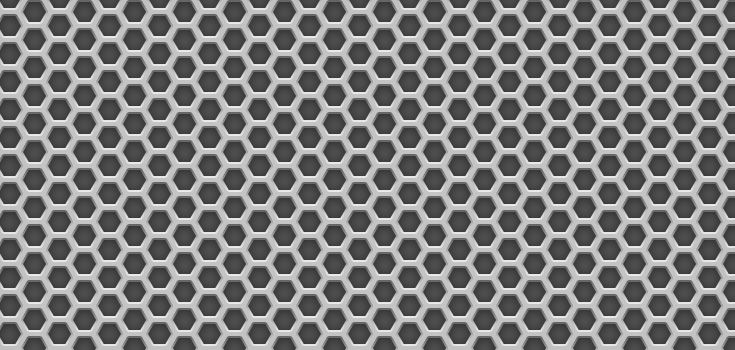
#> input picture TP2/metalgrid.jpg, 735 x 350 px
$ jupyter execute 'TP2 Deteccion de bordes.ipynb'
#> lines starting #> are read from the running program, lines starting #| are printed output that depends on the picture; after the words box and inside, x2 and y2 are one past the last pixel; in counts of white or black regions, pixels touching at a corner belong together
[cell 1]
import numpy as np
import skimage
import matplotlib.pyplot as plt
import cv2 as cv
from skimage.color import rgb2hsv, rgb2gray, rgb2yuv
from skimage.io import imread, imshow
import seaborn as sns

from matplotlib.pyplot import figure

[cell 2]
figure(figsize=(16, 12), dpi=80)
img = cv.imread('metalgrid.jpg', cv.IMREAD_GRAYSCALE)
#> img is the input picture: shape (350, 735); min 38, max 250, mean 125.4
plt.imshow(img,cmap='gray')
plt.show()

[cell 3]
img.shape
#> Out = (350, 735)

[cell 4]
# Elimino el ruido aplicando filtro gausiano:
figure(figsize=(16, 12), dpi=80)
blur = cv.GaussianBlur(img,(5,5),0)
plt.imshow(blur,cmap='gray')
plt.show()

[cell 5]
# Aplicamos Sobelx en 'float32' y luego convertimos de nuevo a 8-bit para evitar overflow
sobelx_64 = cv.Sobel(blur,cv.CV_32F,1,0,ksize=3) # Buscamos el valor de G en la componente x.
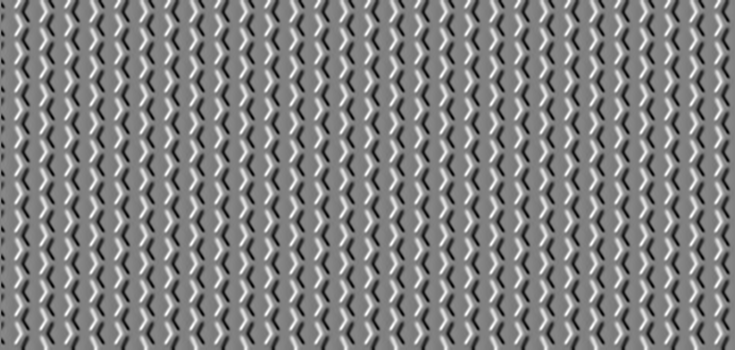
#> sobelx_64: shape (350, 735) float32; min -328, max 320, mean -0.3; drawn with min black and max white
absx_64 = np.absolute(sobelx_64) # Obtenemos el valor absoluto.
sobelx_8u1 = absx_64/absx_64.max()*255  # Se reescala a 8 bit.
sobelx_8u = np.uint8(sobelx_8u1) # se convierte el tipo de dato.

# De igual modo para Sobely
sobely_64 = cv.Sobel(blur,cv.CV_32F,0,1,ksize=3)
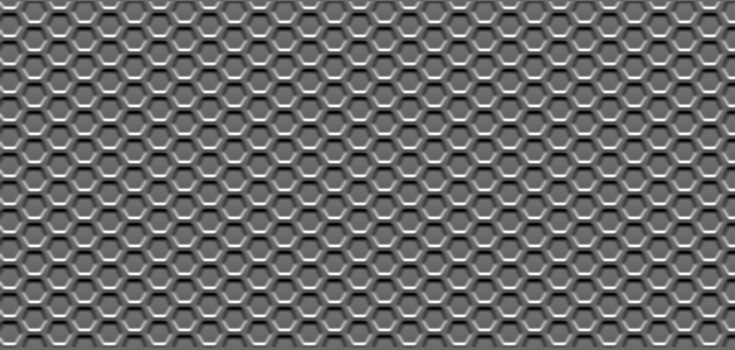
#> sobely_64: shape (350, 735) float32; min -291, max 415, mean 0.5; drawn with min black and max white
absy_64 = np.absolute(sobely_64)
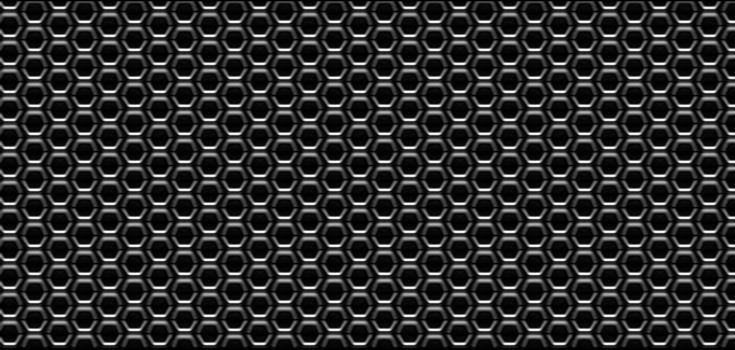
#> absy_64: shape (350, 735) float32; min 0, max 415, mean 75.3; drawn with min black and max white
sobely_8u1 = absy_64/absy_64.max()*255
sobely_8u = np.uint8(sobely_8u1)

# De los gradiente calculamos Magnitud y lo pasamos a 8-bit (Opcional)
mag = np.hypot(sobelx_8u, sobely_8u)
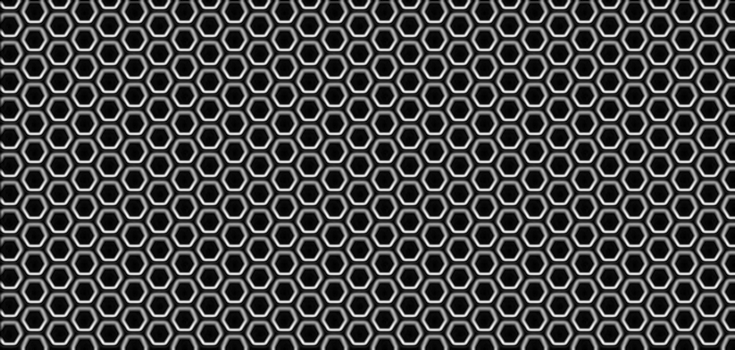
#> mag: shape (350, 735) float16; min 0, max 282.2, mean 78; drawn with min black and max white
mag = mag/mag.max()*255
mag = np.uint8(mag)

[cell 6]
# Encontramos la Dirección y la pasamos a grados
theta = np.arctan2(sobely_64, sobelx_64)
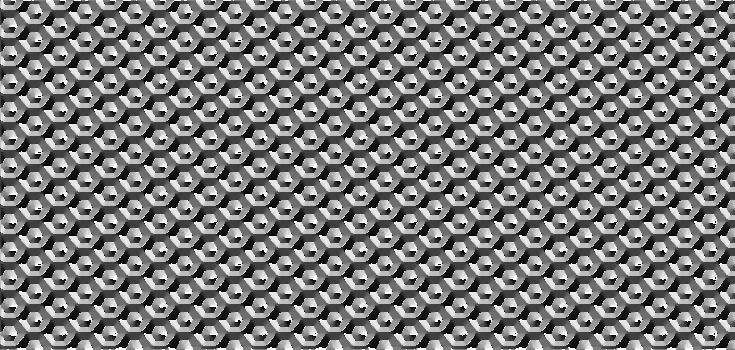
#> theta: shape (350, 735) float32; min -3.14, max 3.14, mean -0.104; drawn with min black and max white
angle = np.rad2deg(theta)

[cell 7]
M, N = mag.shape
#> M = 350; N = 735
Non_max = np.zeros((M,N), dtype= np.uint8)

for i in range(1,M-1):
    for j in range(1,N-1):
       # Horizontal 0
        if (0 <= angle[i,j] < 22.5) or (157.5 <= angle[i,j] <= 180) or (-22.5 <= angle[i,j] < 0) or (-180 <= angle[i,j] < -157.5):
            b = mag[i, j+1]
            c = mag[i, j-1]
        # Diagonal 45
        elif (22.5 <= angle[i,j] < 67.5) or (-157.5 <= angle[i,j] < -112.5):
            b = mag[i+1, j+1]
            c = mag[i-1, j-1]
        # Vertical 90
        elif (67.5 <= angle[i,j] < 112.5) or (-112.5 <= angle[i,j] < -67.5):
            b = mag[i+1, j]
            c = mag[i-1, j]
        # Diagonal 135
        elif (112.5 <= angle[i,j] < 157.5) or (-67.5 <= angle[i,j] < -22.5):
            b = mag[i+1, j-1]
            c = mag[i-1, j+1]

        # Supresión de no-máximos
        if (mag[i,j] >= b) and (mag[i,j] >= c):
            Non_max[i,j] = mag[i,j]
        else:
            Non_max[i,j] = 0
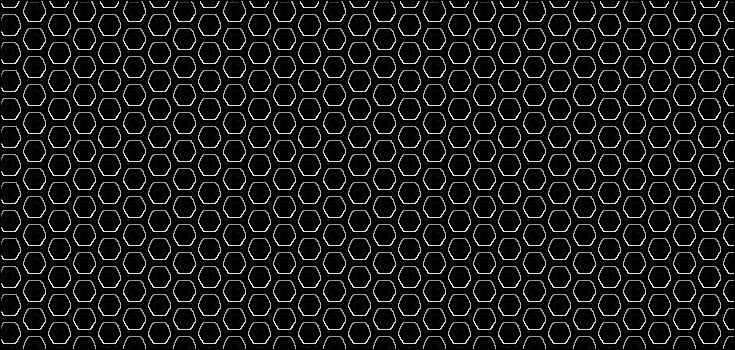
#> Non_max: shape (350, 735); min 0, max 255, mean 24.6


# Umbralizado por histéresis
#===========================


UmbralAlto = 35
UmbralBajo = 20

M, N = Non_max.shape
out = np.zeros((M,N), dtype= np.uint8)

# Si la intensidad de un borde es mayor a 'UmbralAlto' es seguro un umbral, debajo de 'UmbralBajo' seguro no es
strong_i, strong_j = np.where(Non_max >= UmbralAlto)
zeros_i, zeros_j = np.where(Non_max < UmbralBajo)

# Bordes débiles
weak_i, weak_j = np.where((Non_max <= UmbralAlto) & (Non_max >= UmbralBajo))
#> weak_i = 2158 values from 7 to 347; weak_j = 2158 values, max 728 at index 167, min 2 at index 17, mean 366.2

# Setear el mismo valor a todos los tipos de píxel
out[strong_i, strong_j] = 255
out[zeros_i, zeros_j ] = 0
out[weak_i, weak_j] = 75


# Armo la imagen de bordes
#=========================
M, N = out.shape
for i in range(1, M-1):
    for j in range(1, N-1):
        if (out[i,j] == 75):
            if 255 in [out[i+1, j-1],out[i+1, j],out[i+1, j+1],out[i, j-1],out[i, j+1],out[i-1, j-1],out[i-1, j],out[i-1, j+1]]:
                out[i, j] = 255
            else:
                out[i, j] = 0

[cell 8]
mask = mag > 150
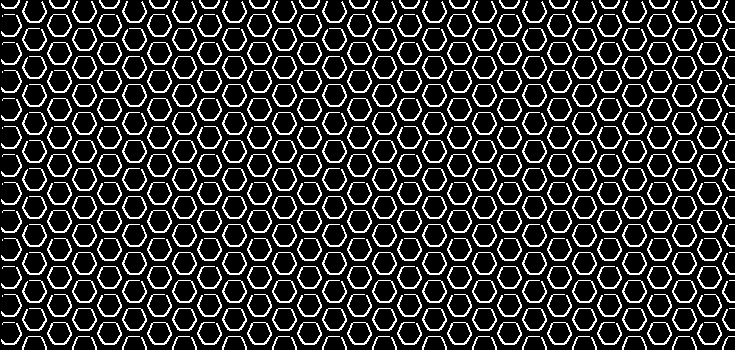
#> mask: shape (350, 735) bool; 18.7% white in thin lines or dots
angle = angle * mask
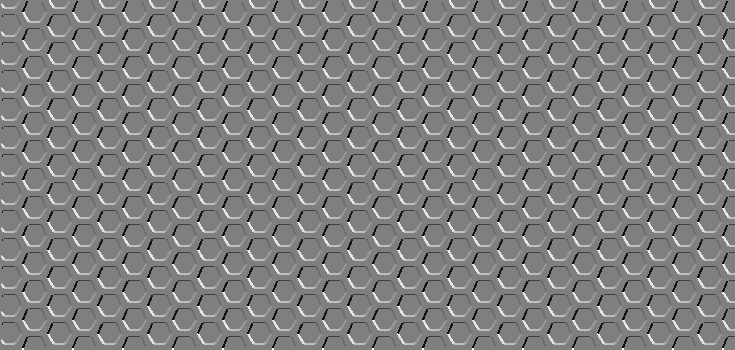
#> angle: shape (350, 735) float32; min -179.5, max 180, mean 2; drawn with min black and max white

[cell 9]
#Creo primera mascara:

sns.histplot( angle[(angle > 0) & (angle < 45) | (angle < -120)] )

angulos_1 = (angle > 0) & (angle < 45) | (angle < -120)
#> angulos_1: shape (350, 735) bool; 6.6% white in thin lines or dots
resul_1 = angulos_1 * out
#> resul_1: shape (350, 735); 4.1% white in thin lines or dots
figure(figsize=(16, 12), dpi=80)
plt.imshow(resul_1,cmap='gray')

figure(figsize=(8, 6), dpi=80)
plt.imshow(resul_1[0:50,0:50],cmap='gray')
plt.show()
#> figure, not shown here; tallest bar 6884 high, from x = 30.69 to 44.7

[cell 10]
sns.histplot( angle[ (angle > 95) | ((angle < 0) & (angle > -50))] )

angulos_2 = (angle > 95) | ((angle < 0) & (angle > -50))
#> angulos_2: shape (350, 735) bool; 7.3% white in thin lines or dots

resul_2 = angulos_2 * out
#> resul_2: shape (350, 735); 4.6% white in thin lines or dots
figure(figsize=(16, 12), dpi=80)
plt.imshow(resul_2,cmap='gray')

figure(figsize=(8, 6), dpi=80)
plt.imshow(resul_2[0:50,0:50],cmap='gray')

plt.show()
#> figure, not shown here; tallest bar 7145 high, from x = 142.2 to 154.8

[cell 11]
angulos_3 = ((angle < -50) & (angle > -100)) | ((angle > 50) & (angle < 100))
#> angulos_3: shape (350, 735) bool; 4.7% white in thin lines or dots

resul_3 = angulos_3 * out
#> resul_3: shape (350, 735); 3.1% white in thin lines or dots
figure(figsize=(16, 12), dpi=80)
plt.imshow(resul_3,cmap='gray')

figure(figsize=(16, 12), dpi=80)
plt.imshow(resul_3[0:50,0:50],cmap='gray')

plt.show()
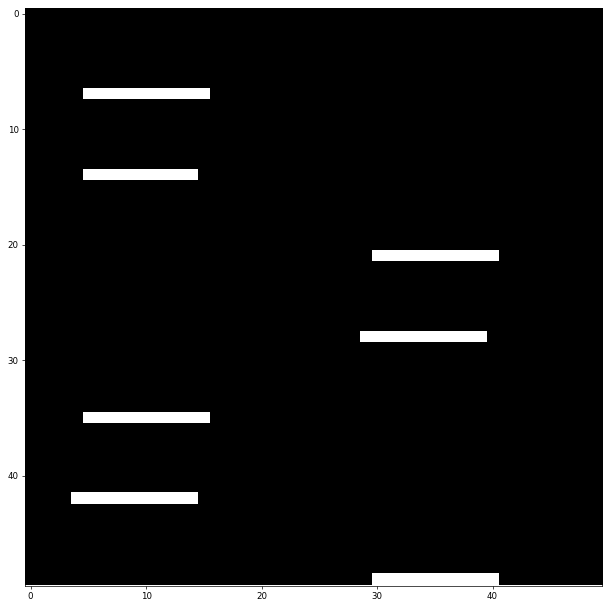
#> figure drawn by matplotlib, 1 panel

[cell 12]
img_new = cv.imread('metalgrid.jpg')

[cell 13]
#Creao las mascaras
resul_mask_1 = resul_1 != 0
#> resul_mask_1: shape (350, 735) bool; 4.1% white in thin lines or dots
resul_mask_2 = resul_2 != 0
#> resul_mask_2: shape (350, 735) bool; 4.6% white in thin lines or dots
resul_mask_3 = resul_3 != 0
#> resul_mask_3: shape (350, 735) bool; 3.1% white in thin lines or dots

[cell 14]
# Asigno los colores por mascara.
img_new[:,:,0][resul_mask_1] = 255
img_new[:,:,1][resul_mask_1] = 0
img_new[:,:,2][resul_mask_1] = 0

img_new[:,:,0][resul_mask_2] = 0
img_new[:,:,1][resul_mask_2] = 0
img_new[:,:,2][resul_mask_2] = 255

img_new[:,:,0][resul_mask_3] = 0
img_new[:,:,1][resul_mask_3] = 255
img_new[:,:,2][resul_mask_3] = 0

[cell 15]
figure(figsize=(16, 12), dpi=80)
plt.imshow(img_new)
plt.show()

[cell 16]
figure(figsize=(16, 12), dpi=80)
plt.imshow(img_new[0:50,0:50], "BrBG")
plt.show()
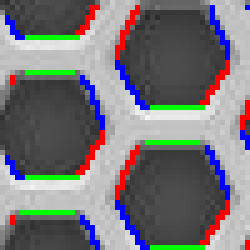
#> shown: shape (50, 50, 3) (shown 5 times larger); mean R, G, B 119.8, 117.8, 121.1

$ run again, with TP2/tela2.jpg copied over TP2/metalgrid.jpg
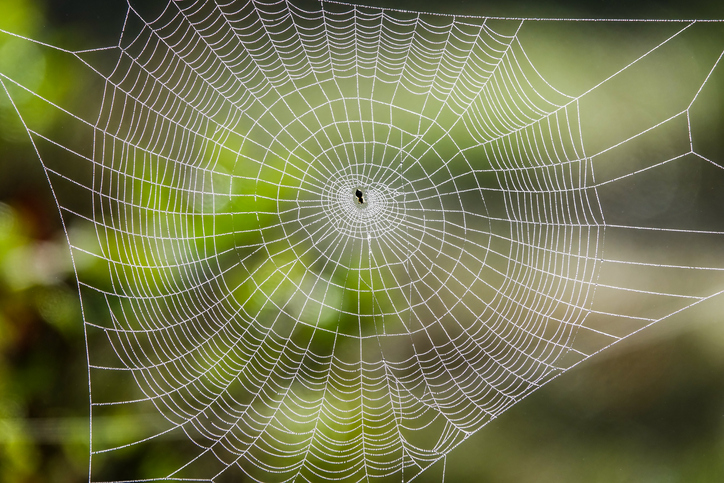
#> input picture TP2/tela2.jpg, 724 x 483 px
#> after the loop `for i in range(1,M-1):`:
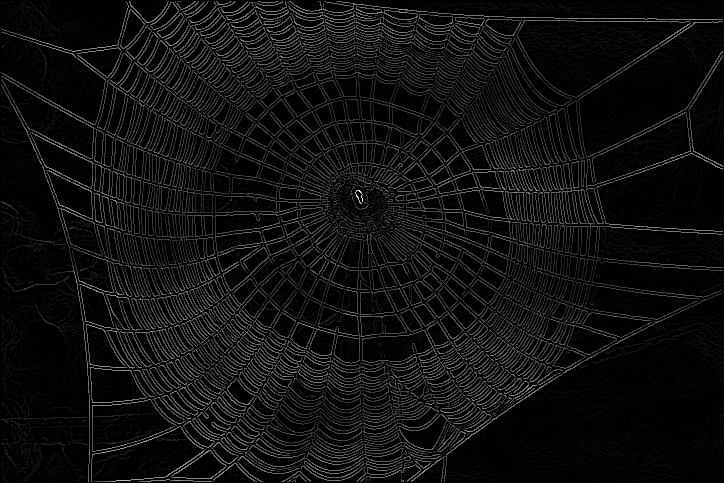
#> Non_max: shape (483, 724); min 0, max 255, mean 15.1
#> weak_i = 3727 values from 1 to 477; weak_j = 3727 values, max 719 at index 12, min 1 at index 23, mean 299
#> mask: shape (483, 724) bool; 0.04% white in thin lines or dots, all inside (x1, y1, x2, y2) = (73, 4, 696, 482)
#> angulos_1: shape (483, 724) bool; 0% white in thin lines or dots, all inside (x1, y1, x2, y2) = (355, 190, 530, 472)
#> angulos_2: shape (483, 724) bool; 0.01% white in thin lines or dots, all inside (x1, y1, x2, y2) = (90, 4, 518, 432)
#> resul_3: shape (483, 724); 0.01% white in thin lines or dots, all inside (x1, y1, x2, y2) = (73, 4, 696, 481)
#> img_new is the input picture: shape (483, 724, 3); mean B, G, R 77.3, 118.2, 115.2
#> `plt.show()`:
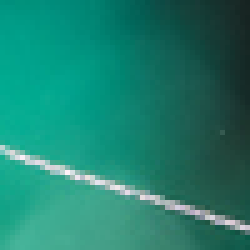
#> shown: shape (50, 50, 3) (shown 5 times larger); mean R, G, B 29.9, 127.6, 110.2

$ run again, with TP2/RuidoPeriodico.png saved as TP2/metalgrid.jpg
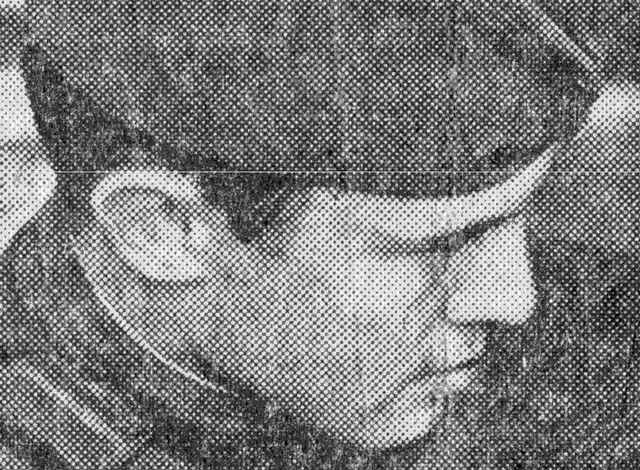
#> input picture TP2/RuidoPeriodico.png, 640 x 470 px
#> img is the input picture: shape (470, 640); min 0, max 255, mean 123.6
#> weak_i = 2506 values from 1 to 468; weak_j = 2506 values, max 638 at index 728, min 1 at index 168, mean 290.9
#> mask: shape (470, 640) bool; 4.7% white in thin lines or dots
#> angulos_1: shape (470, 640) bool; 1.3% white in thin lines or dots
#> resul_1: shape (470, 640); 1.2% white in thin lines or dots
#> angulos_2: shape (470, 640) bool; 1.4% white in thin lines or dots
#> resul_2: shape (470, 640); 1.2% white in thin lines or dots
#> angulos_3: shape (470, 640) bool; 1.7% white in thin lines or dots
#> resul_3: shape (470, 640); 1.4% white in thin lines or dots
#> resul_mask_1: shape (470, 640) bool; 1.2% white in thin lines or dots
#> resul_mask_2: shape (470, 640) bool; 1.2% white in thin lines or dots
#> resul_mask_3: shape (470, 640) bool; 1.4% white in thin lines or dots
#> `plt.show()`:
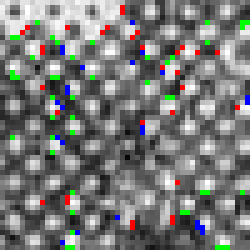
#> shown: shape (50, 50, 3) (shown 5 times larger); mean R, G, B 121, 122.5, 120.2
